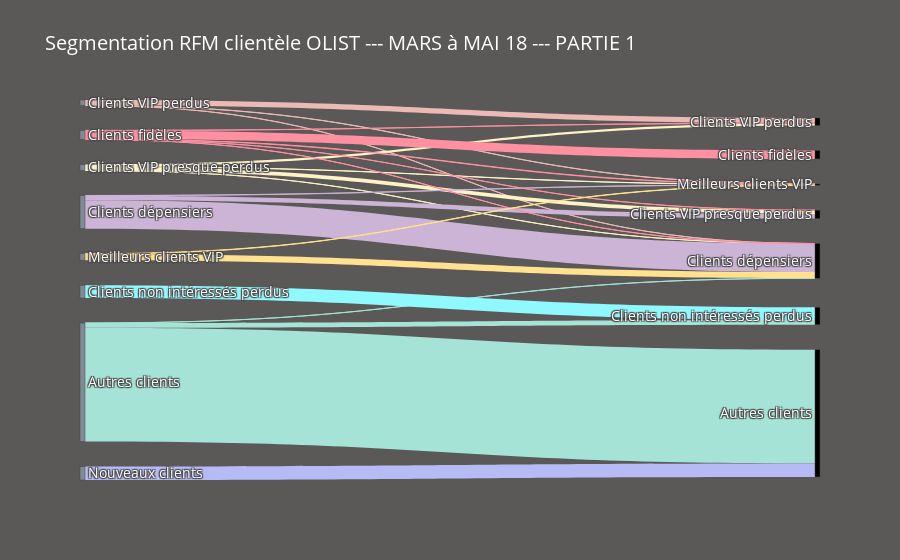

Notebook code cell kept with this figure:
### Markdown cell above
### <span class="bg-warning"> 4.2.4 Stabilité par morceaux : PARTIE 1. De mars à mai 18<span>

### Code cell
#Sankey vue d'ensemble
source = [0, 0, 0,        # Autres clients
          1, 1, 1,        # Clients VIP perdus  
          2, 2, 2, 2,     # Clients VIP presque perdus
          3, 3, 3,        # Clients dépensiers 
          4, 4, 4, 4, 4,  # Clients fidèles 
          5,              # Clients non intéressés perdus
          6, 6,           # Meilleurs clients VIP    
          7]              # Nouveaux clients

target = [29, 27, 26,
          21, 27 ,28,
          21, 22, 27, 28,
          22, 27, 28,
          21, 22, 27, 24, 28,
          26,
          27, 28,
          29]         

value = [30089, 18, 1247,
         1398, 4, 38,
         581, 980, 4, 45,
         1229, 7531, 47, 
         1, 3, 12, 2246, 105, 
         3391,
         1612, 90, 
         3563]

label = ['Autres clients',#0
         'Clients VIP perdus', #1
         'Clients VIP presque perdus',#2
         'Clients dépensiers',#3
         'Clients fidèles', #4
         'Clients non intéressés perdus',#5
         'Meilleurs clients VIP', #6
         'Nouveaux clients',#7
         
         'Autres clients',#29                 # Autres clients
         'Clients dépensiers',#27
         'Clients non intéressés perdus',#26
         
         'Clients VIP perdus', #21           # Clients VIP perdus
         'Clients dépensiers',#27
         'Meilleurs clients VIP',#28
         
         'Clients VIP perdus', #21           # Clients VIP presque perdus
         'Clients VIP presque perdus',#22
         'Clients dépensiers',#27
         'Meilleurs clients VIP', #28
         
         'Clients VIP presque perdus',#22     # Clients dépensiers
         'Clients dépensiers',#27
         'Meilleurs clients VIP',#28
         
         'Clients VIP perdus', #21            # Clients fidèles
         'Clients VIP presque perdus',#22 
         'Clients dépensiers',#27
         'Clients fidèles',#24
         'Meilleurs clients VIP',#28
                          
         'Clients non intéressés perdus',#26  # Clients non intéressés perdus
                     
         'Clients dépensiers',#27             # Meilleurs clients VIP
         'Meilleurs clients VIP',#28
         
         'Autres clients',#29                 # Nouveaux clients
        ]

# Node data
color_node = ['#808B96', '#808B96', '#808B96', '#808B96', '#808B96', '#808B96', '#808B96', '#808B96', 
              '#808B96', '#808B96', '#808B96', '#808B96', '#808B96', '#808B96', '#808B96', '#808B96']
         
# link data
color_link = ['#A6E3D7', '#A6E3D7', '#A6E3D7', 
              '#EBBAB5', '#EBBAB5', '#EBBAB5', 
              '#FEF3C7', '#FEF3C7', '#FEF3C7', '#FEF3C7', 
              '#CBB4D5', '#CBB4D5', '#CBB4D5', 
              '#FF90A1', '#FF90A1', '#FF90A1', '#FF90A1', '#FF90A1',
              '#8FF9FF', 
              '#FFE18F', '#FFE18F', 
              '#B6BAF5']

# data to dict, dict to sankey
link = dict(source = source, target = target, value = value, color=color_link)
node = dict(label = label, pad=25, thickness=5, color=color_node)
data = go.Sankey(link = link, node=node, arrangement= 'freeform')

# plot
fig = go.Figure(data)
fig.update_layout(
    hovermode = 'x',
    title="Segmentation RFM clientèle OLIST --- MARS à MAI 18 --- PARTIE 1",
    font=dict(size = 14, color = 'white'),
    paper_bgcolor='#5B5958',
)
fig.show()

### Figure 1 — Plotly figure (JSON) as saved in the notebook; plotly's stock layout.template omitted (floating-point values rounded to 4 significant figures)
{"data": [{"arrangement": "freeform", "link": {"color": ["#A6E3D7", "#A6E3D7", "#A6E3D7", "#EBBAB5", "#EBBAB5", "#EBBAB5", "#FEF3C7", "#FEF3C7", "#FEF3C7", "#FEF3C7", "#CBB4D5", "#CBB4D5", "#CBB4D5", "#FF90A1", "#FF90A1", "#FF90A1", "#FF90A1", "#FF90A1", "#8FF9FF", "#FFE18F", "#FFE18F", "#B6BAF5"], "source": [0, 0, 0, 1, 1, 1, 2, 2, 2, 2, 3, 3, 3, 4, 4, 4, 4, 4, 5, 6, 6, 7], "target": [29, 27, 26, 21, 27, 28, 21, 22, 27, 28, 22, 27, 28, 21, 22, 27, 24, 28, 26, 27, 28, 29], "value": [30089, 18, 1247, 1398, 4, 38, 581, 980, 4, 45, 1229, 7531, 47, 1, 3, 12, 2246, 105, 3391, 1612, 90, 3563]}, "node": {"color": ["#808B96", "#808B96", "#808B96", "#808B96", "#808B96", "#808B96", "#808B96", "#808B96", "#808B96", "#808B96", "#808B96", "#808B96", "#808B96", "#808B96", "#808B96", "#808B96"], "label": ["Autres clients", "Clients VIP perdus", "Clients VIP presque perdus", "Clients dépensiers", "Clients fidèles", "Clients non intéressés perdus", "Meilleurs clients VIP", "Nouveaux clients", "Autres clients", "Clients dépensiers", "Clients non intéressés perdus", "Clients VIP perdus", "Clients dépensiers", "Meilleurs clients VIP", "Clients VIP perdus", "Clients VIP presque perdus", "Clients dépensiers", "Meilleurs clients VIP", "Clients VIP presque perdus", "Clients dépensiers", "Meilleurs clients VIP", "Clients VIP perdus", "Clients VIP presque perdus", "Clients dépensiers", "Clients fidèles", "Meilleurs clients VIP", "Clients non intéressés perdus", "Clients dépensiers", "Meilleurs clients VIP", "Autres clients"], "pad": 25, "thickness": 5}, "type": "sankey"}], "layout": {"font": {"color": "white", "size": 14}, "hovermode": "x", "paper_bgcolor": "#5B5958", "title": {"text": "Segmentation RFM clientèle OLIST --- MARS à MAI 18 --- PARTIE 1"}}}
